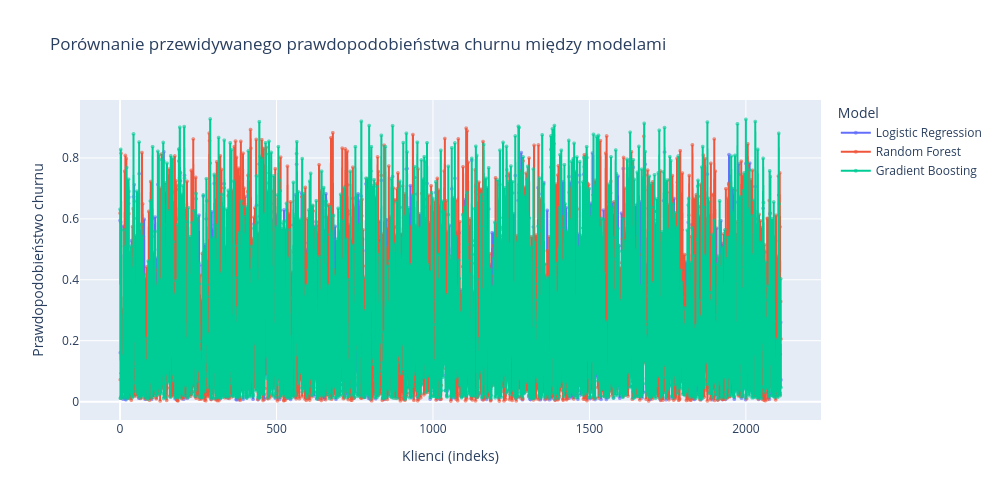

Here is the notebook cell this chart was saved with:
### Code cell
import plotly.express as px
import pandas as pd

df_plot = pd.DataFrame({
    "index": list(range(len(y_lr_trim))) * 3,
    "p_churn": pd.concat([y_lr_trim, y_rf_trim, y_gb_trim], ignore_index=True),
    "model": ["Logistic Regression"] * len(y_lr_trim) +
             ["Random Forest"] * len(y_rf_trim) +
             ["Gradient Boosting"] * len(y_gb_trim)
})

fig = px.line(
    df_plot,
    x="index",
    y="p_churn",
    color="model",
    title="Porównanie przewidywanego prawdopodobieństwa churnu między modelami",
    labels={"index": "Klienci (indeks)", "p_churn": "Prawdopodobieństwo churnu", "model": "Model"}
)

fig.update_traces(mode="lines+markers", line=dict(width=2), marker=dict(size=4, opacity=0.6))
fig.update_layout(width=1000, height=500)
fig.show()

### Figure 1 — Plotly figure (JSON) as saved in the notebook; plotly's stock layout.template omitted (floating-point values rounded to 4 significant figures; data arrays with more than 128 entries replaced by an {"elided": "..."} marker saying what was removed)
{"data": [{"hovertemplate": "Model=Logistic Regression<br>Klienci (indeks)=%{x}<br>Prawdopodobieństwo churnu=%{y}<extra></extra>", "legendgroup": "Logistic Regression", "line": {"color": "#636efa", "dash": "solid", "width": 2}, "marker": {"opacity": 0.6, "size": 4, "symbol": "circle"}, "mode": "lines+markers", "name": "Logistic Regression", "showlegend": true, "type": "scattergl", "x": {"elided": "2113 int values"}, "xaxis": "x", "y": {"elided": "2113 float values"}, "yaxis": "y"}, {"hovertemplate": "Model=Random Forest<br>Klienci (indeks)=%{x}<br>Prawdopodobieństwo churnu=%{y}<extra></extra>", "legendgroup": "Random Forest", "line": {"color": "#EF553B", "dash": "solid", "width": 2}, "marker": {"opacity": 0.6, "size": 4, "symbol": "circle"}, "mode": "lines+markers", "name": "Random Forest", "showlegend": true, "type": "scattergl", "x": {"elided": "2113 int values"}, "xaxis": "x", "y": {"elided": "2113 float values"}, "yaxis": "y"}, {"hovertemplate": "Model=Gradient Boosting<br>Klienci (indeks)=%{x}<br>Prawdopodobieństwo churnu=%{y}<extra></extra>", "legendgroup": "Gradient Boosting", "line": {"color": "#00cc96", "dash": "solid", "width": 2}, "marker": {"opacity": 0.6, "size": 4, "symbol": "circle"}, "mode": "lines+markers", "name": "Gradient Boosting", "showlegend": true, "type": "scattergl", "x": {"elided": "2113 int values"}, "xaxis": "x", "y": {"elided": "2113 float values"}, "yaxis": "y"}], "layout": {"height": 500, "legend": {"title": {"text": "Model"}, "tracegroupgap": 0}, "title": {"text": "Porównanie przewidywanego prawdopodobieństwa churnu między modelami"}, "width": 1000, "xaxis": {"anchor": "y", "domain": [0, 1], "title": {"text": "Klienci (indeks)"}}, "yaxis": {"anchor": "x", "domain": [0, 1], "title": {"text": "Prawdopodobieństwo churnu"}}}}
